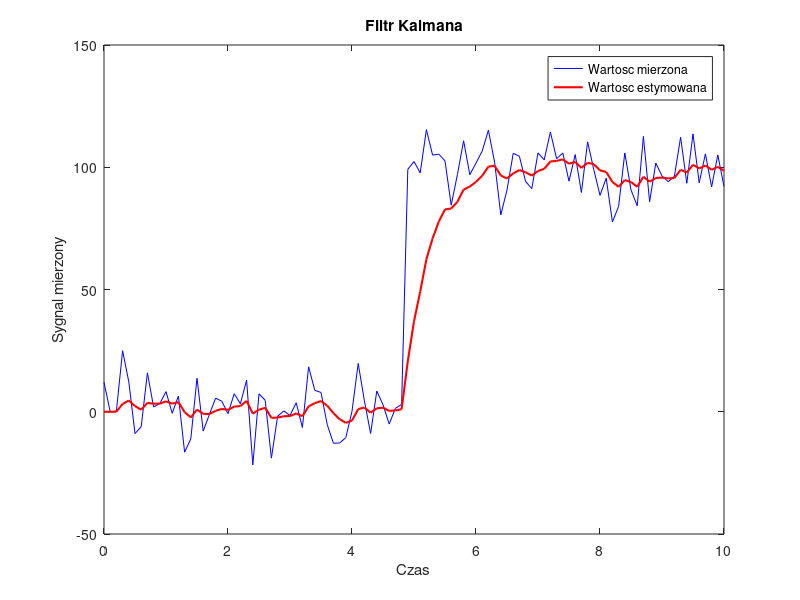

Write the MATLAB code that produced this figure.
% Parametry symulacji
dt = 0.1;
t_end = 10;
t = 0:dt:t_end;

% Odchylenie standardowe pomiaru
std_dev = 10;

% Model stanowy
A = 1;
C = 1;

% Macierze kowariancji szumow
V = 5*std_dev*dt;
W = std_dev*std_dev;

% Wartosci poczatkowe
x0 = 0;
P0 = 1;
xpri = x0;
Ppri = P0;
xpost = x0;
Ppost = P0;

% Wektory wynikow
Y = zeros(1, size(t,2));
Yf = Y;
Yf(1) = x0;

for i = 1:size(t,2)
    
    if i < 50
        Y(i) = std_dev*randn(1);
    else
        Y(i) = std_dev*randn(1) + 100;
    end

    if i > 1
        % aktualizacja czasu
        xpri = A*xpost;
        Ppri = A*Ppost*A' + V;
        
        % aktualizacja pomiarow
        eps = Y(i) - C*xpri;
        S = C*Ppri*C' + W;
        K = Ppri*C'*S^(-1);
        xpost = xpri + K*eps;
        Ppost = Ppri - K*S*K';
        
        Yf(i) = xpost;
    end
end

plot(t, Y, 'b', t, Yf, 'r', 'LineWidth', 1.5)
title('Filtr Kalmana')
xlabel('Czas')
ylabel('Sygnal mierzony')
legend('Wartosc mierzona', 'Wartosc estymowana')